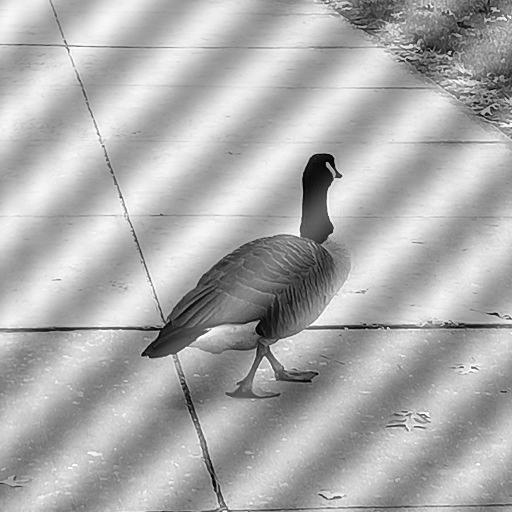
#> input picture frequency/pnois2.jpg, 512 x 512 px
$ python gnotch.py   (older library calls are emulated)
#> lines starting #> are read from the running program, lines starting #| are printed output that depends on the picture
import cv2
import numpy as np

# -----------------------------
# 1. Read grayscale image
# -----------------------------
img_input = cv2.imread('pnois2.jpg', 0)
#> img_input is the input picture: shape (512, 512); min 0, max 255, mean 172.7
img = img_input.copy()

height, width = img.shape
#> height = 512; width = 512


# -----------------------------
# 2. Fourier Transform
# -----------------------------
ft = np.fft.fft2(img)
ft_shift = np.fft.fftshift(ft)


# -----------------------------
# 3. Magnitude spectrum
#    only for visualization
# -----------------------------
magnitude_spectrum = 20 * np.log(np.abs(ft_shift) + 1)
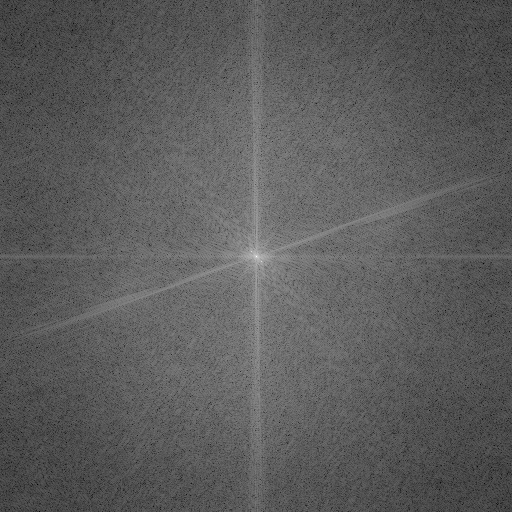
#> magnitude_spectrum: shape (512, 512) float64; min 49.85, max 352.6, mean 159; drawn with min black and max white
magnitude_spectrum = cv2.normalize(magnitude_spectrum, None, 0, 255, cv2.NORM_MINMAX, dtype=cv2.CV_8U)


# -----------------------------
# 4. Gaussian Notch Reject Filter
# -----------------------------

# unwanted frequency point
uk = 261
vk = 261

# controls notch width
D0 = 5

# symmetric point
uk_sym = (height - uk) % height
#> uk_sym = 251
vk_sym = (width - vk) % width
#> vk_sym = 251

print("Notch point 1:", (uk, vk))
print("Notch point 2:", (uk_sym, vk_sym))
#| Notch point 2: (251, 251)


# start with all frequencies passed
H = np.ones((height, width), dtype=np.float32)


for u in range(height):
    for v in range(width):

        # distance from first unwanted frequency
        D1 = np.sqrt((u - uk)**2 + (v - vk)**2)

        # distance from symmetric unwanted frequency
        D2 = np.sqrt((u - uk_sym)**2 + (v - vk_sym)**2)

        # Gaussian notch around first point
        H1 = 1 - np.exp(-(D1**2) / (2 * D0**2))

        # Gaussian notch around symmetric point
        H2 = 1 - np.exp(-(D2**2) / (2 * D0**2))

        # combine both notches
        H[u, v] = H1 * H2
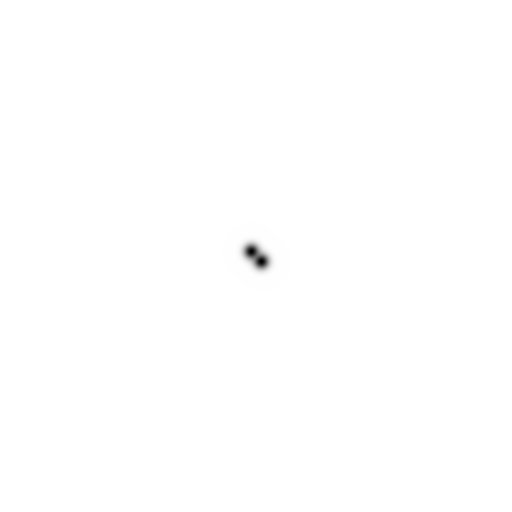
#> H: shape (512, 512) float32; min 0, max 1, mean 0.999


# -----------------------------
# 5. Apply filter
# G(u,v) = F(u,v)H(u,v)
# -----------------------------
G = ft_shift * H


# -----------------------------
# 6. Filtered magnitude spectrum
#    for visualization
# -----------------------------
filtered_magnitude = 20 * np.log(np.abs(G) + 1)
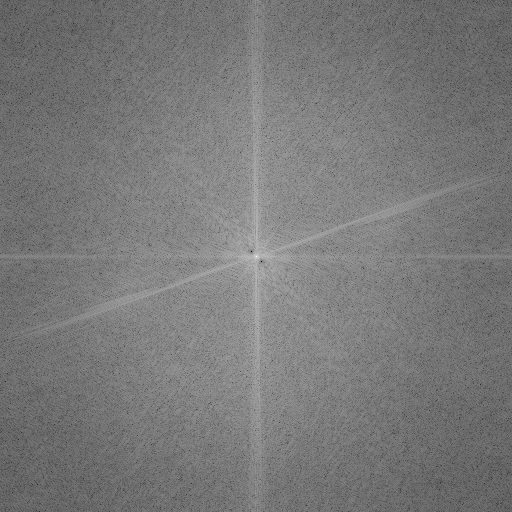
#> filtered_magnitude: shape (512, 512) float64; min 0, max 334.2, mean 159; drawn with min black and max white
filtered_magnitude = cv2.normalize(filtered_magnitude, None, 0, 255, cv2.NORM_MINMAX, dtype=cv2.CV_8U)


# -----------------------------
# 7. Filter visualization
# -----------------------------
H_display = cv2.normalize(H, None, 0, 255, cv2.NORM_MINMAX, dtype=cv2.CV_8U)


# -----------------------------
# 8. Inverse Fourier Transform
# -----------------------------
G_unshift = np.fft.ifftshift(G)
img_back = np.fft.ifft2(G_unshift)
img_back = np.real(img_back)
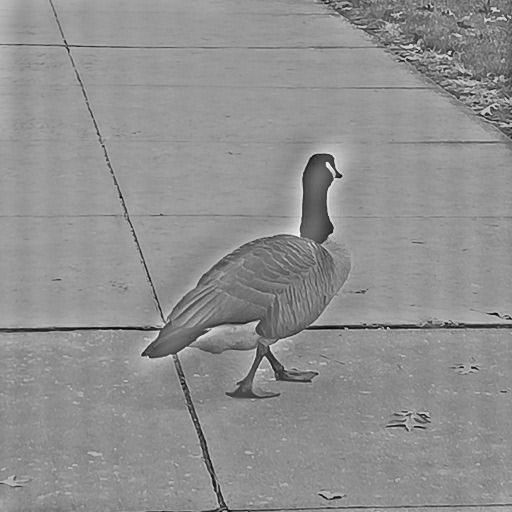
#> img_back: shape (512, 512) float64; min -75.07, max 179.6, mean 69; drawn with min black and max white


# -----------------------------
# 9. Normalize reconstructed image
# -----------------------------
img_back_scaled = cv2.normalize(img_back, None, 0, 255, cv2.NORM_MINMAX, dtype=cv2.CV_8U)


# -----------------------------
# 10. Display results
# -----------------------------
cv2.imshow("Input Image", img_input)
cv2.imshow("Original Magnitude Spectrum", magnitude_spectrum)
cv2.imshow("Gaussian Notch Reject Filter H", H_display)
cv2.imshow("Filtered Magnitude Spectrum", filtered_magnitude)
cv2.imshow("Reconstructed Image", img_back_scaled)

cv2.waitKey(0)
cv2.destroyAllWindows()

$ run again, with frequency/lake.tif saved as frequency/pnois2.jpg
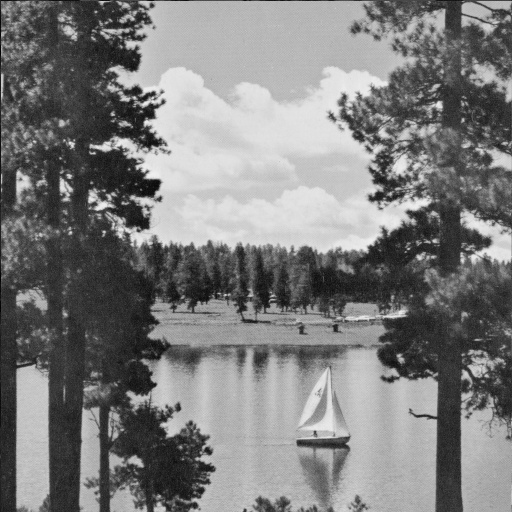
#> input picture frequency/lake.tif, 512 x 512 px
#> img_input is the input picture: shape (512, 512); min 0, max 240, mean 124.7
#| Notch point 2: (251, 251)
#> `filtered_magnitude = 20 * np.log(np.abs(G) + 1)`:
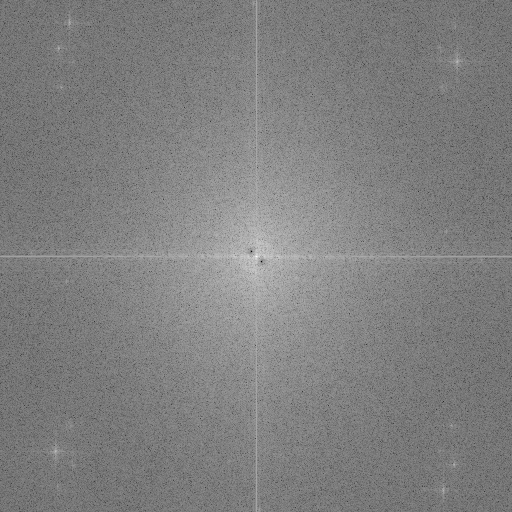
#> filtered_magnitude: shape (512, 512) float64; min 0, max 327.7, mean 164.2; drawn with min black and max white
#> `img_back = np.real(img_back)`:
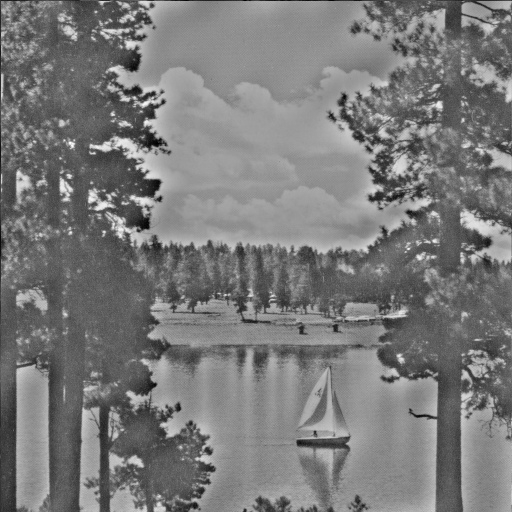
#> img_back: shape (512, 512) float64; min -84.5, max 195.4, mean 49.8; drawn with min black and max white
